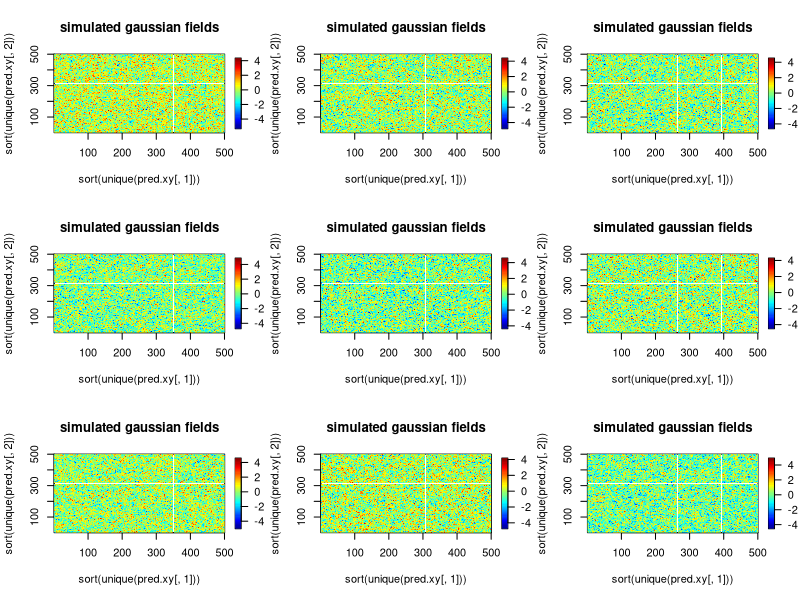

Here is the R script that generated this plot:
require(fields)

pred.xy <- data.frame(1:500, 1:500)

obj<- circulantEmbeddingSetup( pred.xy, Covariance="Matern", range = 2, smoothness = .5, phi = 1)
# range - dist before spatial correlation decays to 10%, >0
# smoothness - mean square differentiability, >0
# phi - amplitude, >0
set.seed( 223)
# simulate 1 realization
look <- circulantEmbedding( obj)
look2 <- circulantEmbedding( obj)
# take a look at first two
set.panel(3, 3)

for(i in 1:9){

  # simulate 1 realization
  look <- circulantEmbedding( obj)

  # plot
  image.plot( sort(unique(pred.xy[, 1])), sort(unique(pred.xy[, 2])), look)
  title("simulated gaussian fields")
}
